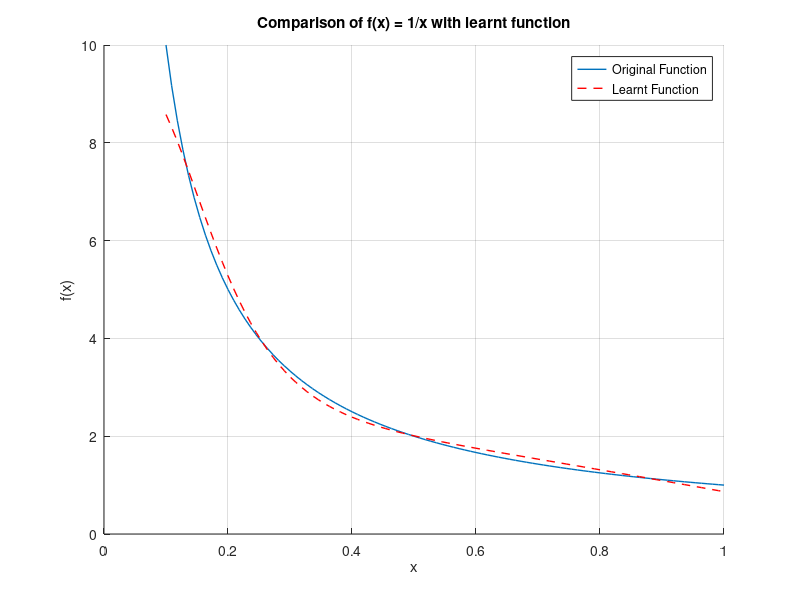

Source code (MATLAB):
a = [0.8578,
    0.8316,
    0.8034,
    0.7735,
    0.7424,
    0.7106,
    0.6785,
    0.6467,
    0.6154,
    0.5850,
    0.5558,
    0.5279,
    0.5016,
    0.4768,
    0.4537,
    0.4321,
    0.4122,
    0.3938,
    0.3768,
    0.3612,
    0.3468,
    0.3337,
    0.3216,
    0.3106,
    0.3005,
    0.2912,
    0.2826,
    0.2748,
    0.2676,
    0.2610,
    0.2548,
    0.2492,
    0.2439,
    0.2390,
    0.2344,
    0.2302,
    0.2262,
    0.2224,
    0.2188,
    0.2155,
    0.2123,
    0.2092,
    0.2063,
    0.2035,
    0.2008,
    0.1982,
    0.1957,
    0.1932,
    0.1908,
    0.1885,
    0.1862,
    0.1840,
    0.1818,
    0.1796,
    0.1775,
    0.1754,
    0.1733,
    0.1712,
    0.1692,
    0.1671,
    0.1651,
    0.1631,
    0.1611,
    0.1591,
    0.1571,
    0.1551,
    0.1531,
    0.1511,
    0.1492,
    0.1472,
    0.1452,
    0.1432,
    0.1412,
    0.1393,
    0.1373,
    0.1353,
    0.1333,
    0.1313,
    0.1293,
    0.1273,
    0.1253,
    0.1233,
    0.1213,
    0.1193,
    0.1173,
    0.1153,
    0.1132,
    0.1112,
    0.1092,
    0.1072,
    0.1051,
    0.1031,
    0.1010,
    0.0990,
    0.0969,
    0.0949,
    0.0928,
    0.0907,
    0.0887,
    0.0866];

x = linspace(0.1,1.0,100);
y = 1./x;

a = a .* 10;

figure
grid on
hold on
xlabel('x')
ylabel('f(x)')
title('Comparison of f(x) = 1/x with learnt function')
plot(x,y,'lineWidth',1)
plot(x,a,'r--','lineWidth',1)
legend('Original Function','Learnt Function')


